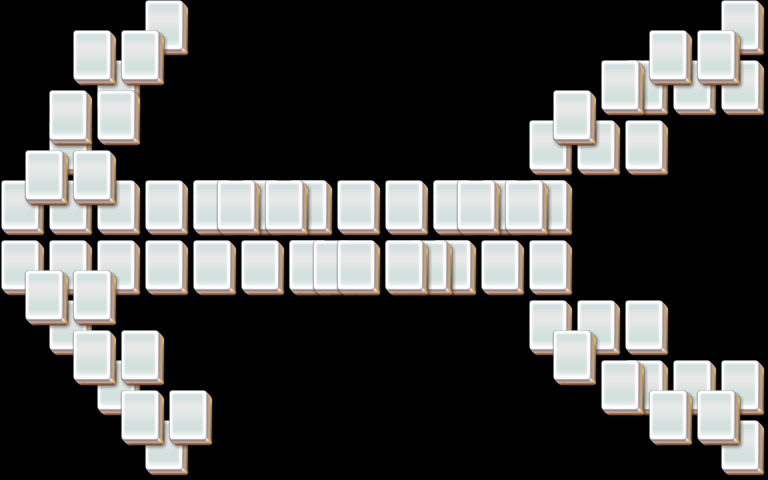

Tiled map render using the project's own tile images. Description and the map definition, with tile-layer contents summarised, below:
An orthogonal 32x16 tile map with 24x30 px tiles, 4 tile layers (layer1, layer2, layer3, layer4).

<map version="1.0" orientation="orthogonal" width="32" height="16" tilewidth="24" tileheight="30">
 <properties>
  <property name="species" value="15" />
 </properties>
 <tileset firstgid="1" name="mahjong" tilewidth="48" tileheight="60">
  <image source="mahjong.png" />
 </tileset>
 <layer name="layer1" width="32" height="16">
  <data>[512 cells, 44 non-empty, 1 distinct tile ids]</data>
 </layer>
 <layer name="layer2" width="32" height="16">
  <data>[512 cells, 28 non-empty, 1 distinct tile ids]</data>
 </layer>
 <layer name="layer3" width="32" height="16">
  <data>[512 cells, 6 non-empty, 1 distinct tile ids]</data>
 </layer>
 <layer name="layer4" width="32" height="16">
  <data>[512 cells, 2 non-empty, 1 distinct tile ids]</data>
 </layer>
</map>
